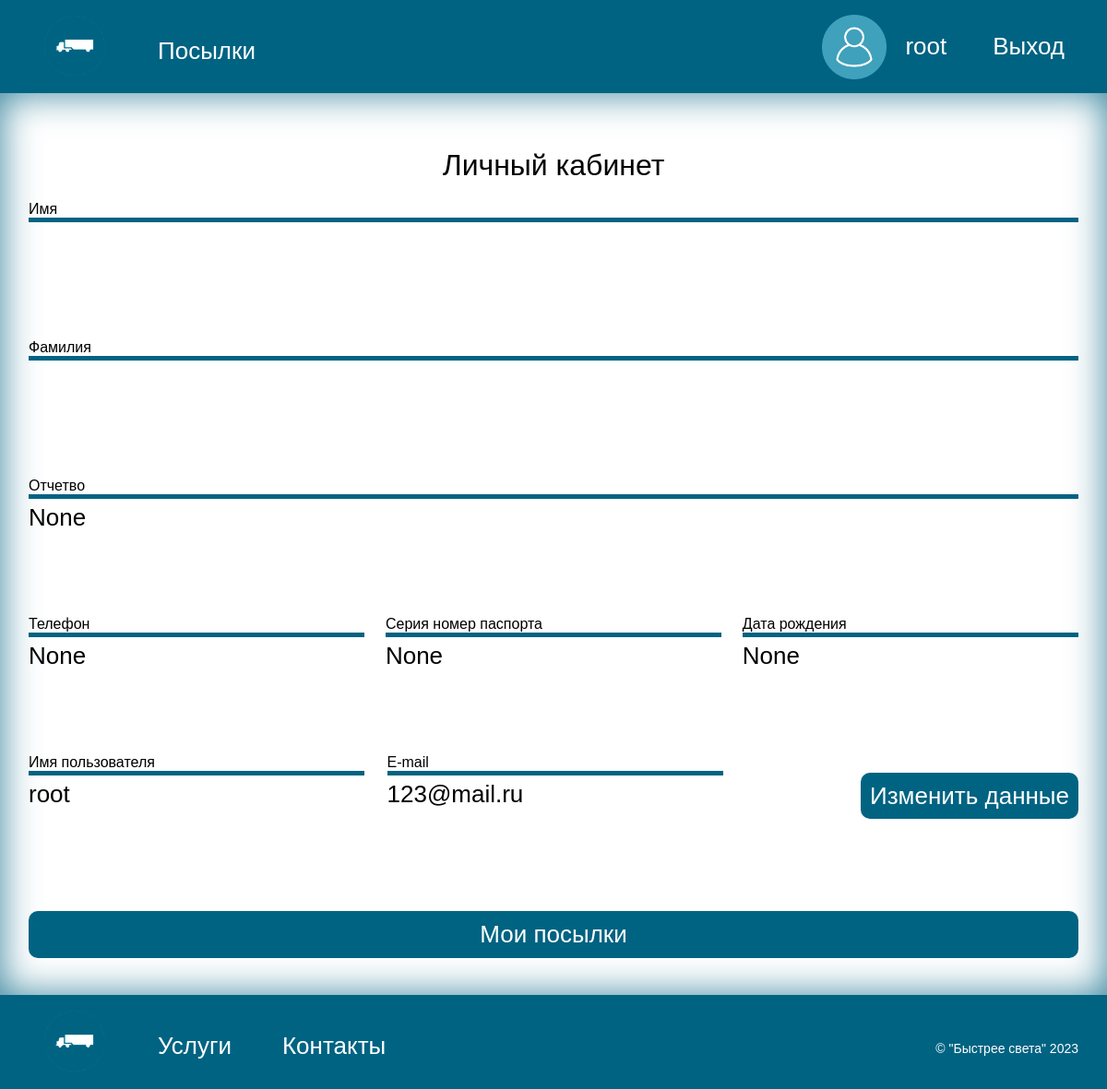
Page /account/ (signed in) on the earlier database version.
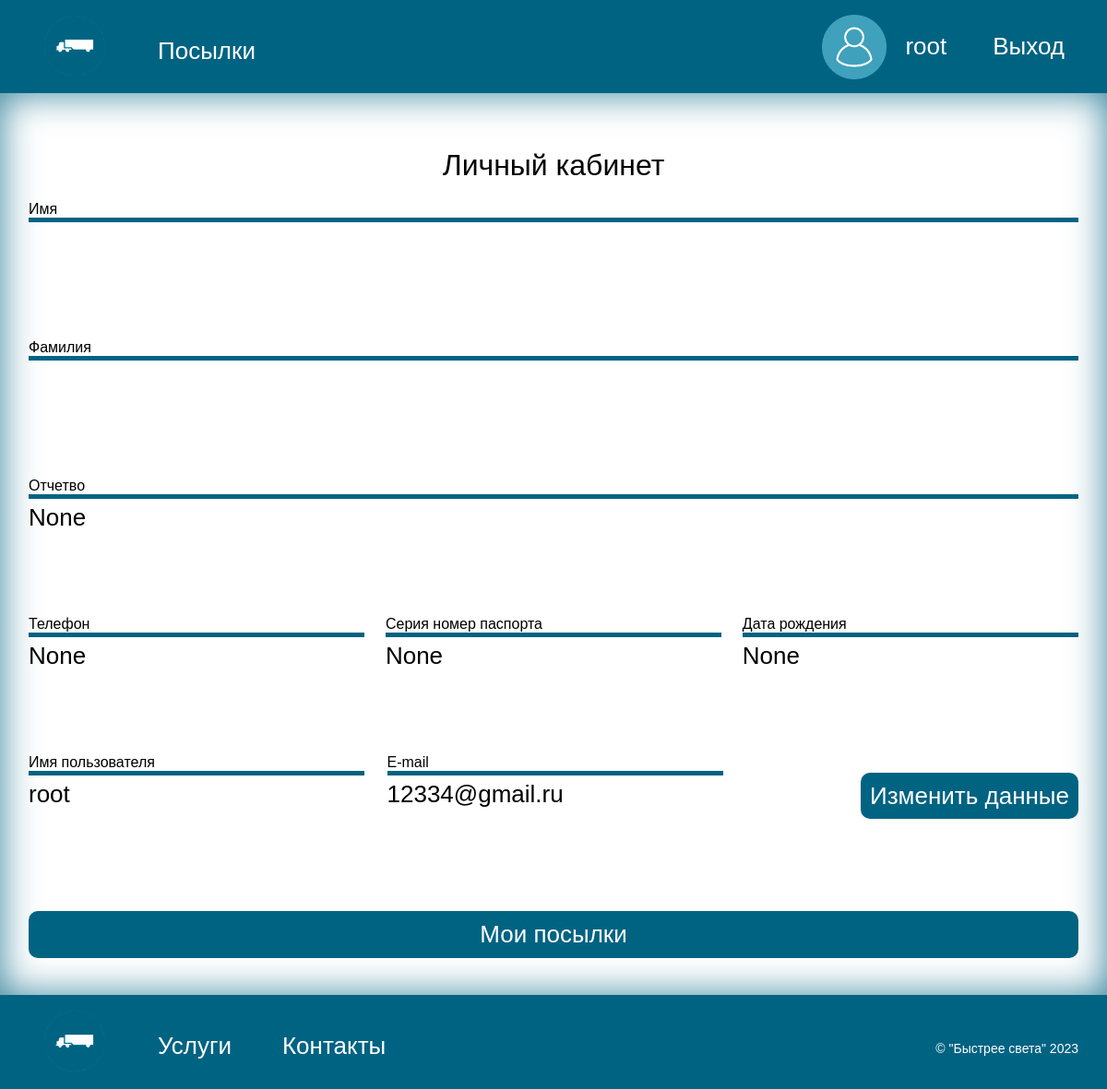
Same page on the later database version.
### navigate/models.py (models this page shows, shortened)
class CustomUser(AbstractUser):
    first_name = models.CharField(max_length=50, verbose_name='Имя', null=True)
    last_name = models.CharField(max_length=50, verbose_name='Фамилия', null=True)
    patronymic = models.CharField(max_length=50, verbose_name='Отчество', null=True)
    phone_number = models.CharField(max_length=11, verbose_name='Номер телефона', null=True)
    passport = models.CharField(max_length=10, verbose_name='Серия номер паспорта', unique=True, null=True)
    date_of_birth = models.DateField(verbose_name='Дата рождения', null=True)
    role_id = models.ForeignKey('Role', on_delete=models.SET_NULL, null=True, blank=True, verbose_name='Роль')

### navigate/views.py (the view)
# urls.py: path('account/', views.personalAccView, name='account'),
def personalAccView(request):
    user = request.user
    if user.is_authenticated and not user.is_anonymous:
        return render(request, 'account.html', {'user': user})
    else:
        return redirect('login')

### templates/account.html (shortened to what this page needs)
{% extends 'base.html' %}
{%load static %}
{% block content %}
<main>
    <div class="container">
        <h2 style="text-align: center; margin-bottom: 20px;">Личный кабинет</h2>
        <div class="wrapper">
          <div class="wrapper-div">
              <h3>Имя</h3>
          </div>
         <div class="wrapper-div">
              <h3>Фамилия</h3>
          </div>
          <div class="wrapper-div">
              <h3>Отчетво</h3>
              <p>{{user.patronymic}}</p>
          </div>
            <div class="wrapper-div-line3">
          <div class="wrapper-div">
              <h3>Телефон</h3>
              <p>{{user.phone_number}}</p>
          </div>
            <div class="wrapper-div">
              <h3>Серия номер паспорта</h3>
              <p>{{user.passport}}</p>
            </div>
            <div class="wrapper-div">
              <h3>Дата рождения</h3>
              <p>{{user.date_of_birth}}</p>
            </div>
    </div>
            <div class="wrapper-div-line4">
                <div class="wrapper-div">
                    <h3>Имя пользователя</h3>
                    <p>{{user.username}}</p>
                </div>
                <div class="wrapper-div">
                    <h3>E-mail</h3>
                    <p>{{user.email}}</p>
                </div>
                <a class="chenge-bottom" href="{%url 'account_edit' user.pk%}" type="submit">Изменить данные</a>
            </div>
        </div>
        <div class="command">
            <a class="list-bottom" href="{%url 'mypakeges'%}">Мои посылки</a>
        </div>
  </div>
</main>
{% endblock %}

### templates/base.html (shortened to what this page needs)
<!DOCTYPE html>
<html lang="ru">
<head>
    {%load static %}
    <link rel="stylesheet" href="{% static "css/style.css" %}">
</head>
<body>
    <header>
        <nav class="container header-nav">
            <a href="{%url 'home'%}">
                <img src="{% static "image/logo.png" %}" alt="лого" height="70" width="70">
            </a>
            <ul class="nav-list">
                <li class="nav-list-item"><a href="{%url 'services'%}" style="color: #FFFFFF">Услуги</a></li>
                <li class="nav-list-item"><a href="{%url 'contact'%}" style="color: #FFFFFF">Контакты</a></li>
                <li class="nav-list-item"><a href="{%url 'employeerpakages'%}" style="color: #FFFFFF">Посылки</a></li>
            </ul>
            <div class="signin">
                {% if user.is_authenticated %}
                    <a href="{%url 'account'%}" style="color: #FFFFFF">
                        <div class="user-header">
                            <img src="{% static "image/user2.png" %}" alt="лого" height="70" width="70">
                            <p class="user-header-p">{{user.username}}</p>
                        </div>
                    </a>
                    <a href="{% url 'logout' %}" style="margin-left: 20px; color: #FFFFFF">Выход</a>
                {% else %}
                    <a href="{%url 'login'%}" style="color: #FFFFFF">Войти</a>
                    <a href="{%url 'signup'%}" style="margin-left: 20px;color: #FFFFFF">Зарегистрироваться</a>
                {% endif %}
            </div>
        </nav>
    </header>
    {% block content %}
    {% endblock %}
    <footer>
        <div class="container header-nav">
            <a href="{%url 'home'%}">
                <img src="{% static "image/logo.png" %}" alt="лого" height="70" width="70">
            </a>
            <ul class="nav-list">
                <li class="nav-list-item"><a href="{%url 'services'%}" style="color: #FFFFFF">Услуги</a></li>
                <li class="nav-list-item"><a href="{%url 'contact'%}" style="color: #FFFFFF">Контакты</a></li>
            </ul>
            <p class="copiright">&copy; "Быстрее света" 2023</p>
        </div>
    </footer>
</body>
</html>

Differences in the rows shown:
changed CustomUser "root": email "123@mail.ru" → "12334@gmail.ru"
